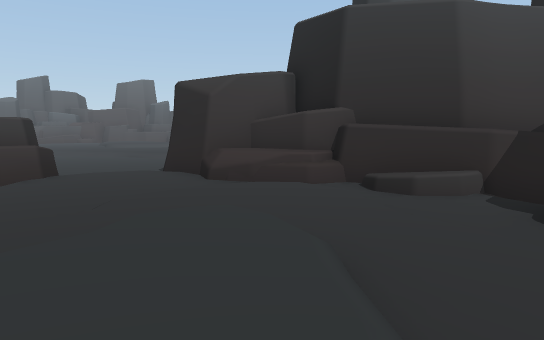
View 1 (above)

16 first-person views from a walk through a 3-D level made in the Unity game engine. The camera is 1.5 m above the floor, tilts 6° down and sees 70° across. The floor is counted in squares, 2 m on a side. Each view is taken from the middle of a square. On the plan, view 1 faces up. The plan holds only what a view shows up to about 12 squares ahead; the rest is blank. The place goes on beyond the plan. The player character is not drawn. Some animated figures are not drawn.

View 2
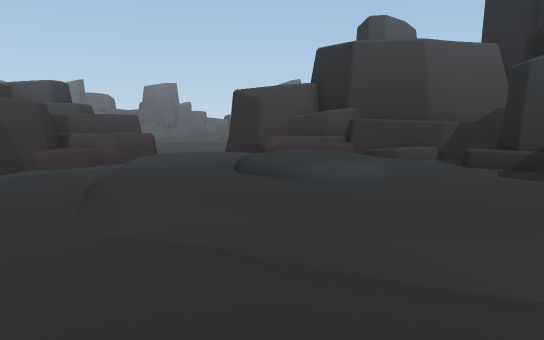

View 3
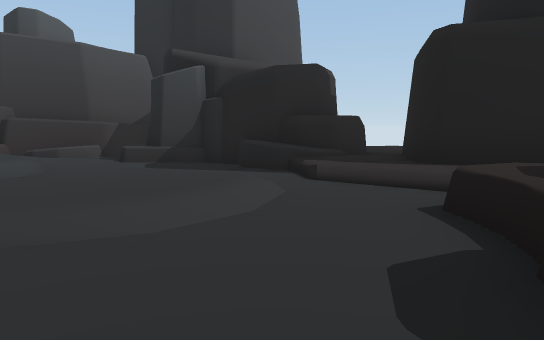

View 4
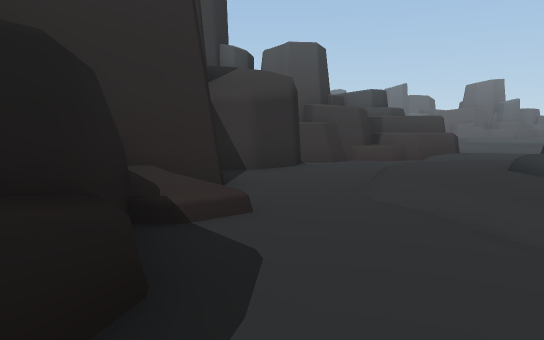

View 5
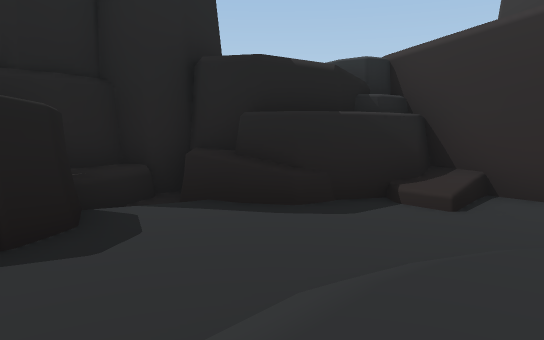

View 6
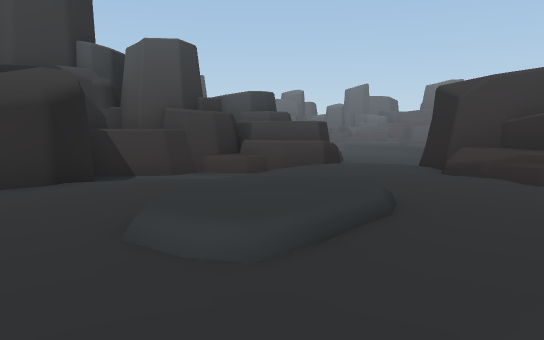

View 7
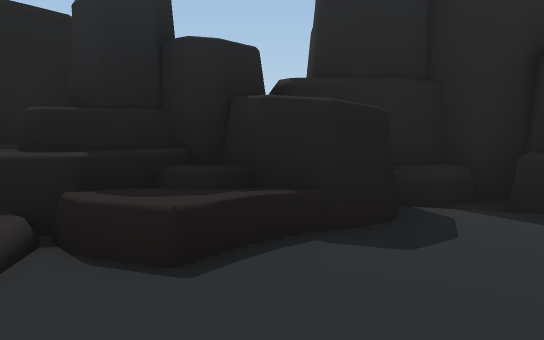

View 8
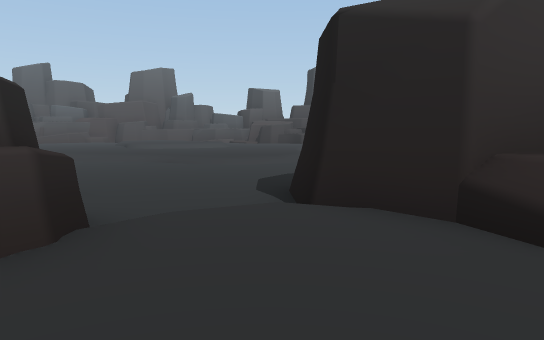

View 9
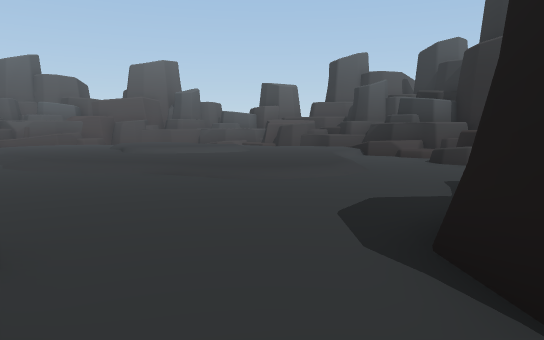

View 10
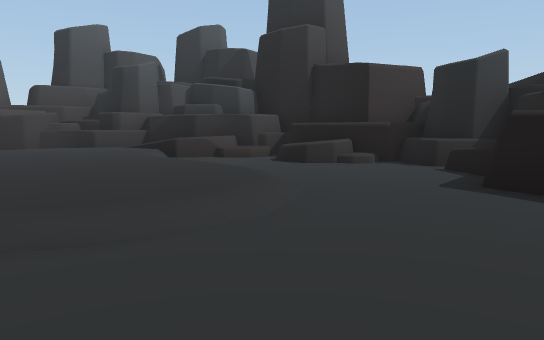

View 11
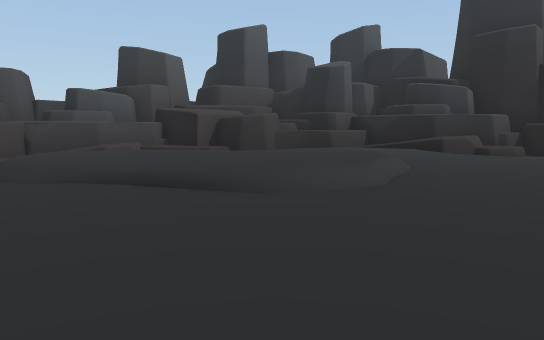

View 12
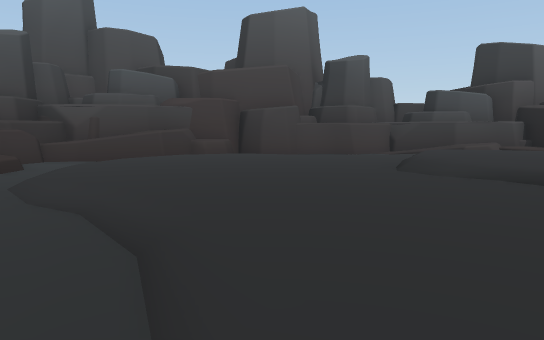

View 13
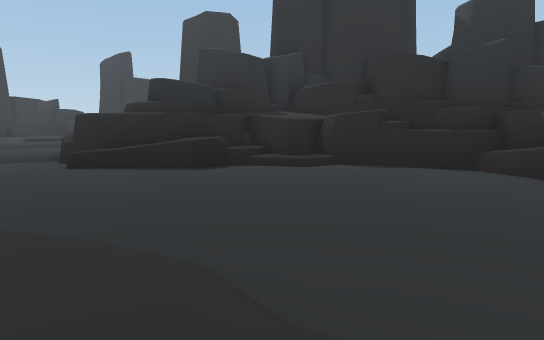

View 14
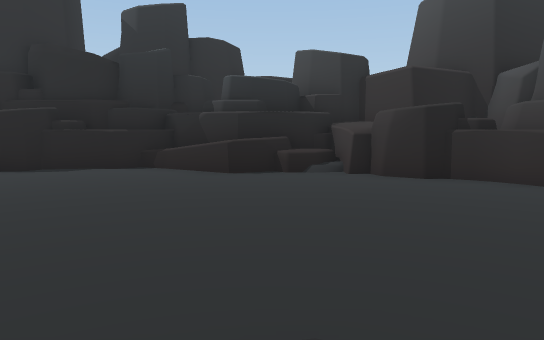

View 15
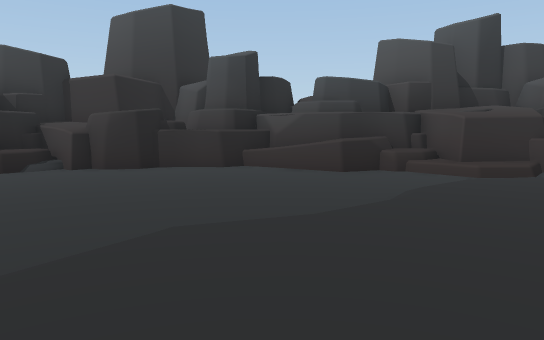

View 16
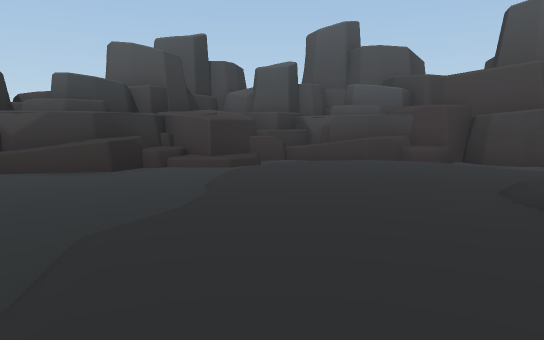

### Floor plan
Key: @ floor where view 1 was taken; # wall or solid block; . main floor; : floor 0.25 m higher than the main floor; + floor 0.75 m higher than the main floor; * floor 1.25 m higher than the main floor; / step, stairs or slope; = window, fence, low wall or low ledge; ^ raised ledge.
Columns run from 20 left of view 1 to 6 right of it. Each row starts with its distance up from view 1.
 31            ###
 30       ######/###
 29      #^...  ///##
 28    #^^.        ##
 27   #^^.///      .###
 26   #.. ::::::    //#
 25   #=./::::::    :::^
 24 ####./::::/++   ::::#
 23 ##=../::::/++// ::::##
 22 #^=.../::::/+++/::://##
 21  ^=..../:::/+++/::/..###
 20 ##......:::://::::/...##
 19 ##....../:::::::::/..=^^
 18  #......./::::::::/...^^#
 17  #........//::::::/....#
 16  #............//:/....^#
 15  #...................^ #
 14  ##.................#
 13   ^^=..............
 12    ^^.............
 11    ##.............#
 10     ###.##.^^#^...#
  9       #####^^ #^//###
  8          ##   ##:::^^^
  7              ##^:::/^^#^^^#
  6              ##.:::: :#^^^
  5              #..:::/+/::^
  4             ##../://+/:^#
  3             #../::///+/:##
  2               #::/+/*+/::#
  1               #::/+*/+/::##
  0               #::/++@//:=^#
 -1               #:::/+/+/:+=#
 -2               ##/::////:+##
 -3                #//::::::+##
 -4                ####::::^=##
 -5                   #::##^^^#
 -6                   #^^######
 -7                   ###

Positions as (right, up) in squares from view 1, and headings:
1: (0, 0), facing up
2: (-1, -4), facing up
3: (-1, -5), facing up-right
4: (0, -5), facing up-left
5: (2, -1), facing down-left
6: (2, -1), facing up-left
7: (2, -1), facing down
8: (-3, 5), facing up
9: (-4, 8), facing up
10: (-6, 13), facing up-right
11: (-11, 18), facing up-right
12: (-12, 18), facing up
13: (-11, 20), facing down
14: (-11, 20), facing down-left
15: (-9, 20), facing left
16: (-9, 18), facing up-left
